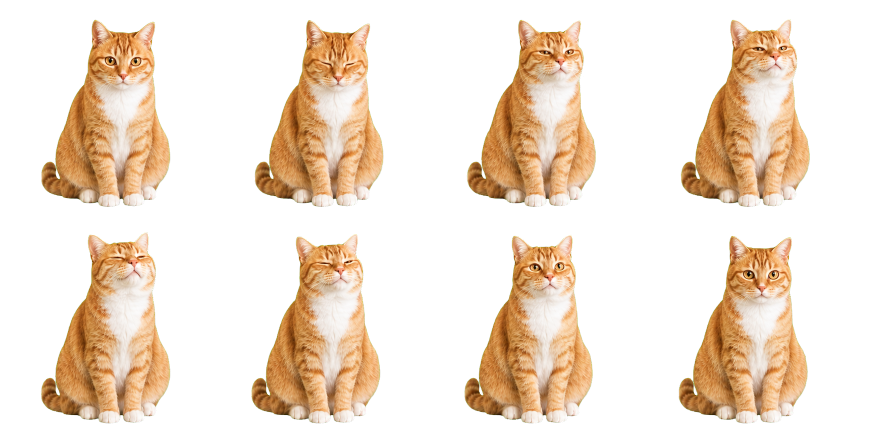
#> input picture imagegen/pat-seated-v2-sheet-alpha.png, 1774 x 887 px, found by its file name (shown at 1/2 size)
$ python prepare_seated_pet_sequence.py
#> lines starting #> are read from the running program, lines starting #| are printed output that depends on the picture
from __future__ import annotations

import math
import statistics
from pathlib import Path

from PIL import Image


WORK_DIR = Path(r"C:/Users/52965/Documents/Codex/2026-07-23/new-chat/work/imagegen")
ASSET_DIR = Path(r"C:/Users/52965/Documents/Codex/2026-07-23/new-chat/work/OrangeCatPet/Assets")
SHEET_PATH = WORK_DIR / "pat-seated-v2-sheet-alpha.png"
FRAME_SIZE = 640
ANCHOR_X = 320
ANCHOR_BOTTOM = 599
MAX_EXTENT = 590


def visible_bounds(image: Image.Image) -> tuple[int, int, int, int]:
    bounds = image.getchannel("A").getbbox()
    if bounds is None:
        raise ValueError("Sprite contains no visible pixels")
    return bounds


sheet = Image.open(SHEET_PATH).convert("RGBA")
#> sheet is the input picture: PIL image 1774x887 RGBA; mean R, G, B, A 68.2, 53.5, 38.8, 80.8
sheet_width, sheet_height = sheet.size
#> sheet_width = 1774; sheet_height = 887
raw_frames: list[Image.Image] = []

for index in range(8):
    row, column = divmod(index, 4)
    left = round(column * sheet_width / 4)
    right = round((column + 1) * sheet_width / 4)
    top = round(row * sheet_height / 2)
    bottom = round((row + 1) * sheet_height / 2)
    raw_frames.append(sheet.crop((left, top, right, bottom)))
#> after the loop, raw_frames = 8 items

old_idle = Image.open(ASSET_DIR / "cat.png").convert("RGBA")
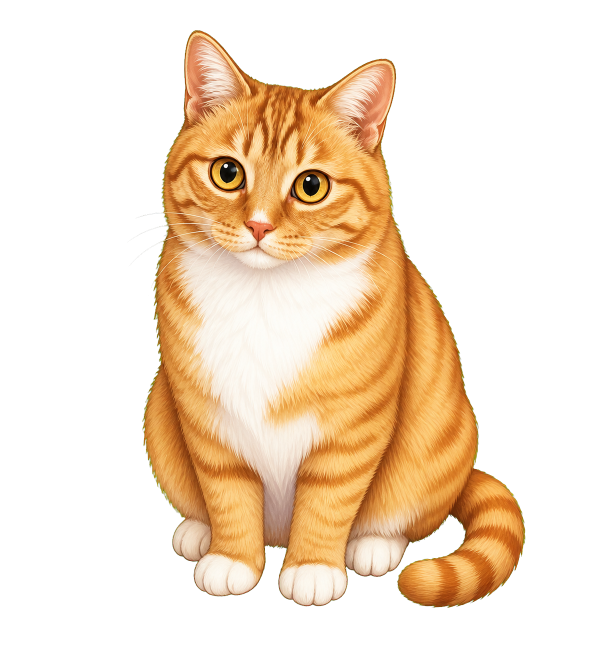
#> input picture assets/cat.png, 1207 x 1303 px, found by its file name (shown at 1/2 size)
#> old_idle is the input picture: PIL image 1207x1303 RGBA; mean R, G, B, A 83.4, 63.6, 41.7, 94.2
idle_left, idle_top, idle_right, idle_bottom = visible_bounds(old_idle)
#> in visible_bounds, `bounds = image.getchannel("A").getbbox()`: bounds = (254, 60, 1051, 1216)
#> idle_left = 254; idle_top = 60; idle_right = 1051; idle_bottom = 1216
target_area = (idle_right - idle_left) * (idle_bottom - idle_top) * 0.90
#> target_area = 829198.8

raw_bounds = [visible_bounds(frame) for frame in raw_frames]
#> raw_bounds = [(82, 39, 341, 414), (64, 40, 324, 414), (46, 39, 305, 414), (31, 38, 290, 414), (81, 20, 341, 403), (58, 24, 317, 403), (41, 25, 299, 403), (27, 27, 286, 403)]
widths = [right - left for left, _, right, _ in raw_bounds]
#> widths = [259, 260, 259, 259, 260, 259, 258, 259]
heights = [bottom - top for _, top, _, bottom in raw_bounds]
#> heights = [375, 374, 375, 376, 383, 379, 378, 376]
areas = [width * height for width, height in zip(widths, heights)]
#> areas = [97125, 97240, 97125, 97384, 99580, 98161, 97524, 97384]
scale = math.sqrt(target_area / statistics.median(areas))
#> scale = 2.92
scale = min(scale, MAX_EXTENT / max(widths), MAX_EXTENT / max(heights))
#> scale = 1.54

normalized_frames: list[Image.Image] = []
for index, (frame, bounds) in enumerate(zip(raw_frames, raw_bounds), start=1):
    cropped = frame.crop(bounds)
    resized = cropped.resize(
        (
            max(1, round(cropped.width * scale)),
            max(1, round(cropped.height * scale)),
        ),
        Image.Resampling.LANCZOS,
    )
    canvas = Image.new("RGBA", (FRAME_SIZE, FRAME_SIZE), (0, 0, 0, 0))
    left = round(ANCHOR_X - resized.width / 2)
    top = ANCHOR_BOTTOM - resized.height
    canvas.alpha_composite(resized, (left, top))
    output_path = ASSET_DIR / f"cat-smooth-pat-seated-{index:02}.png"
    canvas.save(output_path, optimize=True)
    normalized_frames.append(canvas)
#> this loop made 8 passes
#> (bounds, left, top) on passes 1 to 8: ((82, 39, 341, 414), 120, 21), ((64, 40, 324, 414), 120, 23), ((46, 39, 305, 414), 120, 21), ((31, 38, 290, 414), 120, 20), ((81, 20, 341, 403), 120, 9), ((58, 24, 317, 403), 120, 15), ((41, 25, 299, 403), 122, 17), ((27, 27, 286, 403), 120, 20)
#> pass 1, `cropped = frame.crop(bounds)`:
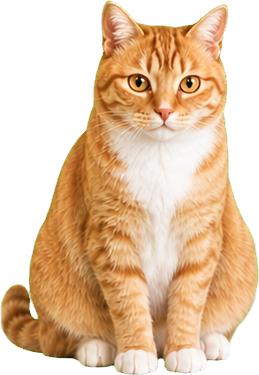
#> cropped: PIL image 259x375 RGBA; mean R, G, B, A 138.1, 107.5, 77.1, 163.8; transparent parts drawn white
#> pass 1, `canvas.save(output_path, optimize=True)`:
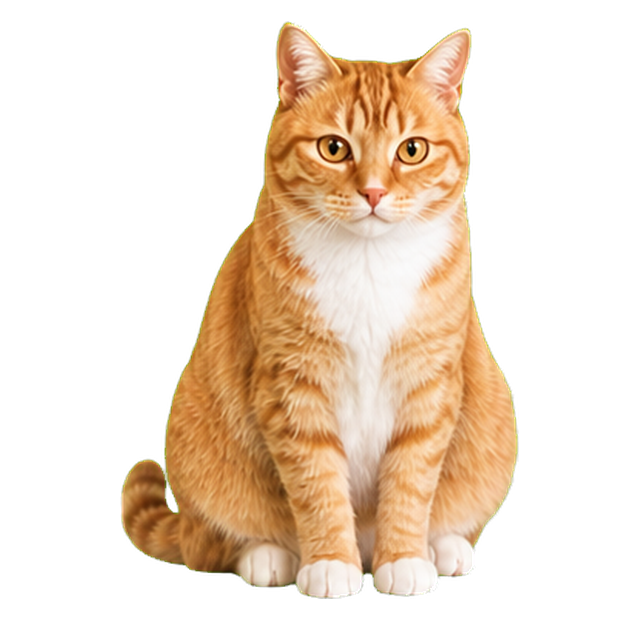
#> saved as cat-smooth-pat-seated-01.png: PIL image 640x640 RGBA; mean R, G, B, A 78.5, 61.4, 43.8, 92.2; transparent parts drawn white
#> after the loop:
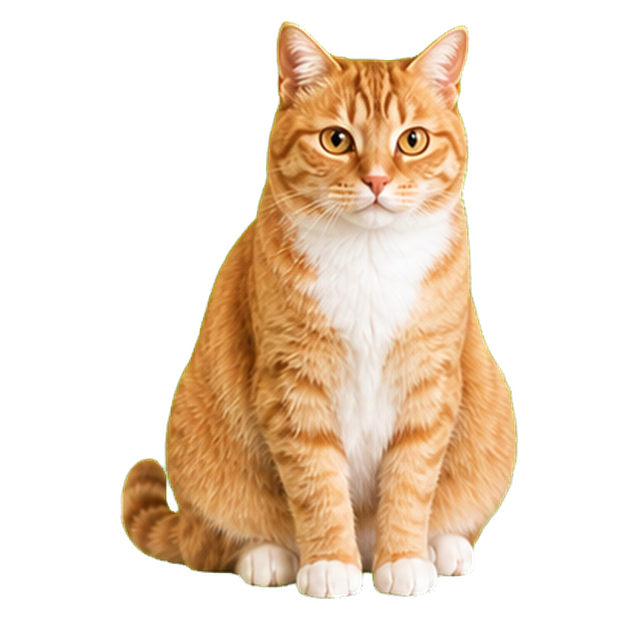
#> canvas: PIL image 640x640 RGBA; mean R, G, B, A 78.4, 61.5, 44, 91.9; transparent parts drawn white
#> after the loop:
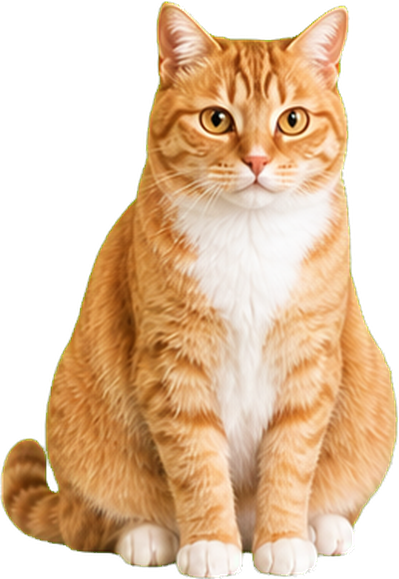
#> resized: PIL image 399x579 RGBA; mean R, G, B, A 138.9, 109.1, 78, 162.9; transparent parts drawn white
#> after the loop, normalized_frames = 8 items

normalized_frames[0].save(ASSET_DIR / "cat-smooth-idle-v2.png", optimize=True)
normalized_frames[1].save(ASSET_DIR / "cat-smooth-blink-v2.png", optimize=True)
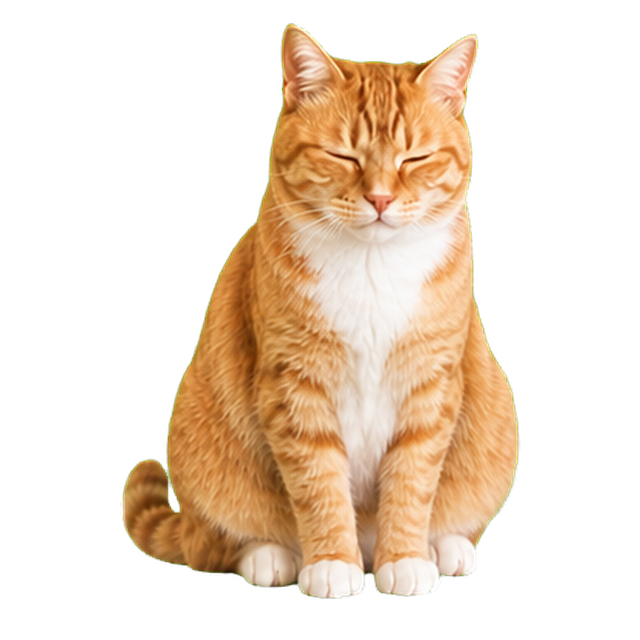
#> saved as cat-smooth-blink-v2.png: PIL image 640x640 RGBA; mean R, G, B, A 77.9, 60.5, 42.7, 91.5; transparent parts drawn white

print(f"scale={scale:.3f}")
#| scale=1.540
for index, frame in enumerate(normalized_frames, start=1):
    left, top, right, bottom = visible_bounds(frame)
    print(
        f"frame {index}: size={right-left}x{bottom-top}, "
        f"center={(left+right)/2:.1f}, bottom={bottom}"
    )
#> this loop made 8 passes
#> (bounds in visible_bounds, left, top, right) on passes 1 to 8: ((120, 21, 519, 599), 120, 21, 519), ((120, 23, 521, 599), 120, 23, 521), ((120, 21, 519, 599), 120, 21, 519), ((120, 20, 519, 599), 120, 20, 519), ((120, 9, 521, 599), 120, 9, 521), ((120, 15, 519, 599), 120, 15, 519), ((122, 17, 519, 599), 122, 17, 519), ((120, 20, 519, 599), 120, 20, 519)
#| frame 1: size=399x578, center=319.5, bottom=599
#| frame 2: size=401x576, center=320.5, bottom=599
#| frame 3: size=399x578, center=319.5, bottom=599
#| frame 4: size=399x579, center=319.5, bottom=599
#| frame 5: size=401x590, center=320.5, bottom=599
#| frame 6: size=399x584, center=319.5, bottom=599
#| frame 7: size=397x582, center=320.5, bottom=599
#| frame 8: size=399x579, center=319.5, bottom=599
